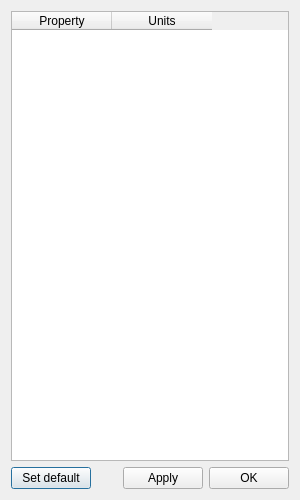
<?xml version="1.0" encoding="UTF-8"?>
<ui version="4.0">
 <class>unitConverterTab</class>
 <widget class="QDialog" name="unitConverterTab">
  <property name="geometry">
   <rect>
    <x>0</x>
    <y>0</y>
    <width>300</width>
    <height>500</height>
   </rect>
  </property>
  <property name="windowTitle">
   <string>Units Specification</string>
  </property>
  <layout class="QVBoxLayout" name="verticalLayout">
   <item>
    <widget class="QTableWidget" name="table">
     <property name="editTriggers">
      <set>QAbstractItemView::NoEditTriggers</set>
     </property>
     <attribute name="verticalHeaderVisible">
      <bool>false</bool>
     </attribute>
     <column>
      <property name="text">
       <string>Property</string>
      </property>
     </column>
     <column>
      <property name="text">
       <string>Units</string>
      </property>
     </column>
    </widget>
   </item>
   <item>
    <layout class="QHBoxLayout" name="horizontalLayout">
     <item>
      <widget class="QPushButton" name="restoreDefault">
       <property name="minimumSize">
        <size>
         <width>80</width>
         <height>0</height>
        </size>
       </property>
       <property name="toolTip">
        <string>Restore default units</string>
       </property>
       <property name="text">
        <string>Set default</string>
       </property>
      </widget>
     </item>
     <item>
      <spacer name="horizontalSpacer_2">
       <property name="orientation">
        <enum>Qt::Horizontal</enum>
       </property>
       <property name="sizeHint" stdset="0">
        <size>
         <width>40</width>
         <height>20</height>
        </size>
       </property>
      </spacer>
     </item>
     <item>
      <widget class="QPushButton" name="applyUnits">
       <property name="toolTip">
        <string>Apply changes</string>
       </property>
       <property name="text">
        <string>Apply</string>
       </property>
      </widget>
     </item>
     <item>
      <widget class="QPushButton" name="pushButtonOk">
       <property name="toolTip">
        <string>Apply changes and close window</string>
       </property>
       <property name="text">
        <string>OK</string>
       </property>
      </widget>
     </item>
    </layout>
   </item>
  </layout>
 </widget>
 <resources/>
 <connections/>
</ui>
